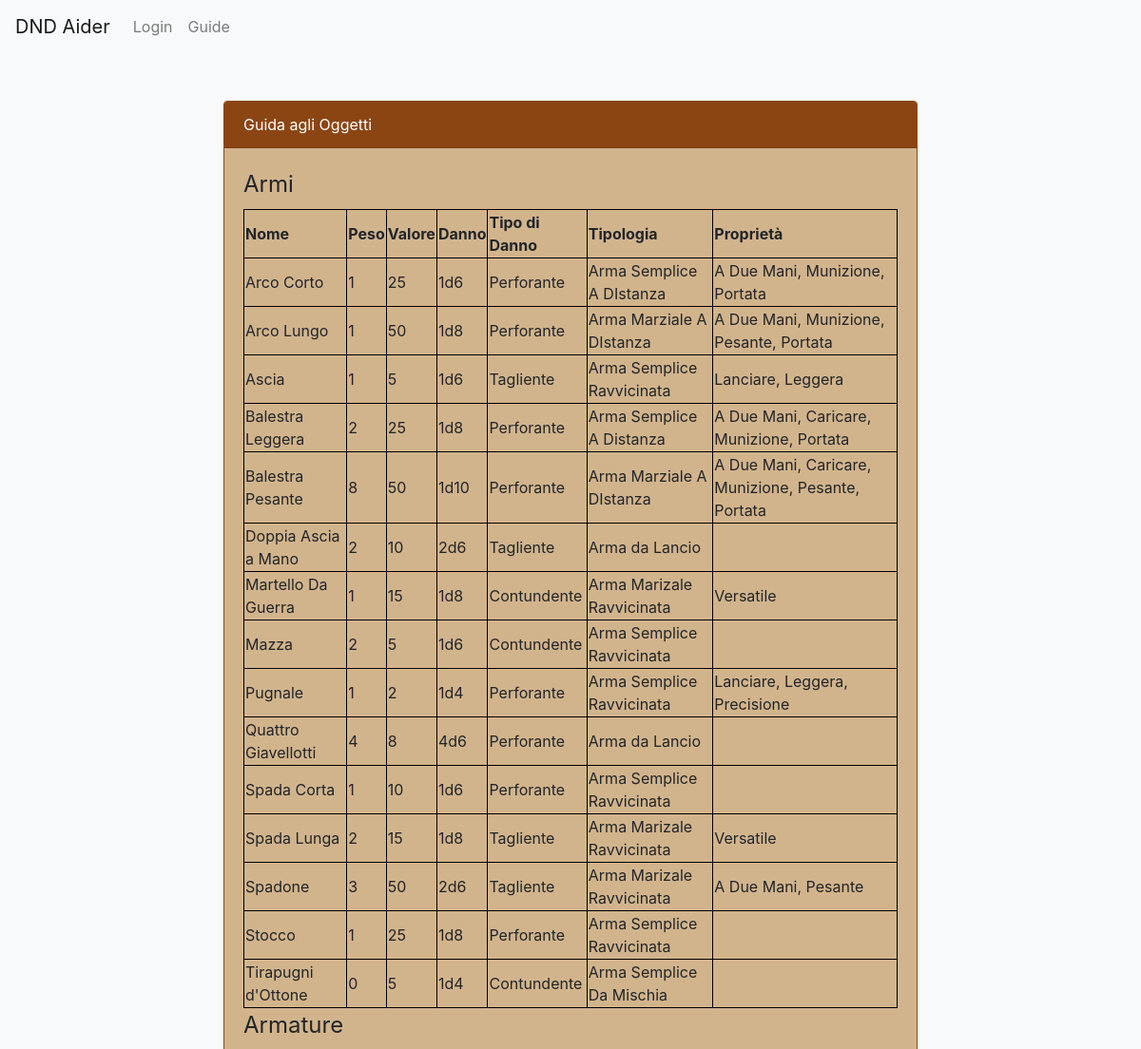
The page /guideoggetti.php (upper part) on the database as committed earlier.
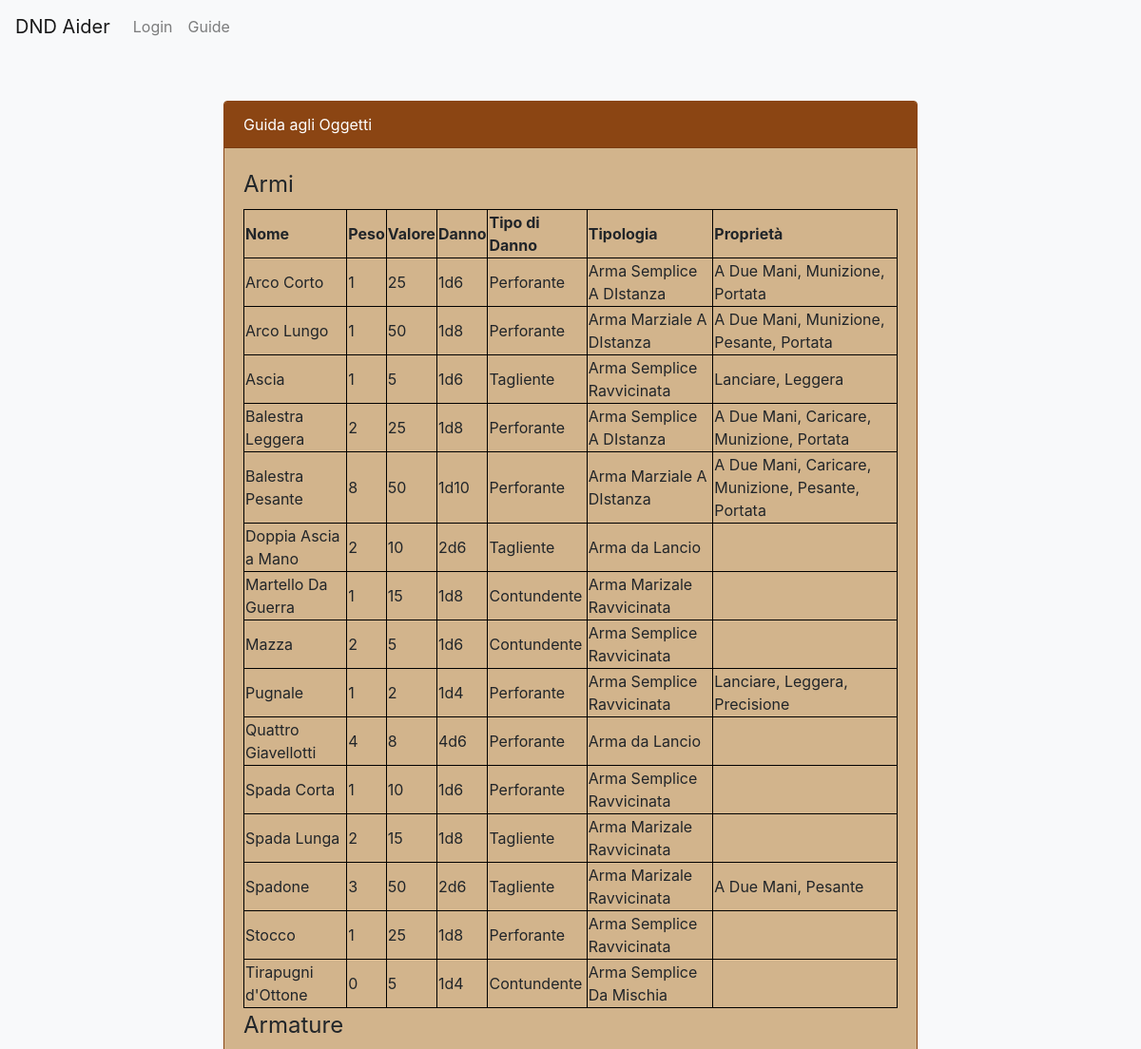
The same page on the database as committed later.
### tables this page shows
CREATE TABLE `oggetto` (
  `Peso` int(11) NOT NULL,
  `Valore` int(11) NOT NULL,
  `Nome` varchar(30) NOT NULL,
  `Descrizione` varchar(1000) DEFAULT NULL,
  `Contenuto` varchar(1000) DEFAULT NULL,
  `Danno` varchar(30) DEFAULT NULL,
  `Tipo_Danno` varchar(30) DEFAULT NULL,
  `Classe_Armatura` varchar(30) DEFAULT NULL,
  `Forza_Necessaria` int(11) DEFAULT NULL,
  `Svantaggio_Furtivita` tinyint(1) DEFAULT NULL,
  `Tipologia` varchar(50) DEFAULT NULL
);

CREATE TABLE `proprieta_arma` (
  `Nome_Proprieta` varchar(30) NOT NULL,
  `Nome_Arma` varchar(30) NOT NULL
);

### database.php (called while the page is built, shortened)
<?php
class DatabaseHelper{
    public $db;
    public function __construct($servername, $username, $password, $dbname, $port){
        $this->db = new mysqli($servername, $username, $password, $dbname, $port);
    }
public function getWeapons(){
    $query="SELECT Nome, Peso, Valore, Danno, Tipo_Danno, Tipologia, Nome_Proprieta FROM oggetto LEFT JOIN proprieta_arma ON oggetto.Nome=proprieta_arma.Nome_Arma WHERE Tipologia LIKE 'Arma %'";
    $stmt = $this->db->prepare($query);
    $stmt->execute();
    $result = $stmt->get_result();
    $weapons=array();
    while ($row = $result->fetch_assoc()){
        $weapons[]=$row;
    }
    return $weapons;
}
}
?>

### bootstrap.php (called while the page is built, shortened)
<?php
    require_once("database.php");
    $dbh = new DatabaseHelper("localhost", "root", "", "dnd_character_manager", 3306);
?>

### guideoggetti.php (the view, shortened to what this page needs)
<?php
    require_once("bootstrap.php");
?>
<!DOCTYPE html>
<html lang="en">
<head>
    <link rel="stylesheet" href="https://stackpath.bootstrapcdn.com/bootstrap/4.5.0/css/bootstrap.min.css">
</head>
<body>
<header><nav class="navbar navbar-expand-lg navbar-light bg-light">
  <a class="navbar-brand" href="index.php">DND Aider</a>
  <div class="collapse navbar-collapse" id="navbarSupportedContent">
    <ul class="navbar-nav mr-auto">
      <?php
      if (isset($_SESSION["ID"])){
      ?>
       <li class="nav-item">
        <a class="nav-link" href="logout.php">Logout</a>
      </li>
      <li class="nav-item">
        <a class="nav-link" href="create.php">Crea</a>
      </li>
      <?php
      }else{
      ?>
      <li class="nav-item">
        <a class="nav-link" href="login.php">Login</a>
      </li>
      <?php
    } ?>
      <li class="nav-item">
        <a class="nav-link" href="guide.php">Guide</a>
      </li>
    </ul>
  </div>
</nav></header>
<div class="container">
        <div class="row justify-content-center">
            <div class="col-md-8">
                <div class="card">
                    <div class="card-header">Guida agli Oggetti</div>
                    <div class="card-body">
                    <section>
                    <table>
                    <legend>Armi</legend>
                      <tr>
                      <th>Nome</th>
                      <th>Peso</th>
                      <th>Valore</th>
                      <th>Danno</th>
                      <th>Tipo di Danno</th>
                      <th>Tipologia</th>
                      <th>Proprietà</th>
                      </tr>
                    <?php
                    $tuttearmi=$dbh->getWeapons();
                    $arrayMagico=array();
                    foreach ($tuttearmi as $arma){
                    $key=[$arma["Nome"], $arma["Peso"], $arma["Valore"], $arma["Danno"],$arma["Tipo_Danno"], $arma["Tipologia"]];
                    $key=implode("$", $key);
                    if (!array_key_exists($key, $arrayMagico)){
                      $arrayMagico[$key]=array();
                      }
                      if (!is_null($arma["Nome_Proprieta"])){
                      array_push($arrayMagico[$key], $arma["Nome_Proprieta"]);
                      }
                    }
                    foreach ($arrayMagico as $key=>$value){
                      $key=explode("$", $key);
                      echo "<tr><td>".htmlentities($key[0])."</td>
                      <td>".htmlentities($key[1])."</td>
                      <td>".htmlentities($key[2])."</td>
                      <td>".htmlentities($key[3])."</td>
                      <td>".htmlentities($key[4])."</td>
                      <td>".htmlentities($key[5])."</td>
                      <td>".htmlentities(implode(", ",$value))."</td></tr>";
                  }
                    ?>
                     </table>
                     </section>
                    <section>
                    <table>
                    <legend>Armature</legend>
                     </table>
                     </section>
                    </div>
                </div>
            </div>
        </div>
    </div>
</body>
</html>

### guideoggetti.php (style rules this page uses)
body { background-color: #f8f9fa; }
.card { margin-top: 50px; background-color: #d2b48c; border: 1px solid #8b4513; }
.card-header { background-color: #8b4513; color: #fff; }
table, th, td { border: 1px solid black; border-collapse:collapse; }

Rows that differ between the two databases and show on the page:
removed proprieta_arma: Nome_Arma.Nome "Martello Da Guerra", Nome_Arma.Peso "1", Nome_Arma.Valore "15", Nome_Arma.Danno "1d8", Nome_Arma.Tipo_Danno "Contundente", Nome_Arma.Tipologia "Arma Marizale Ravvicinata", value "Versatile"
removed proprieta_arma: Nome_Arma.Nome "Spada Lunga", Nome_Arma.Peso "2", Nome_Arma.Valore "15", Nome_Arma.Danno "1d8", Nome_Arma.Tipo_Danno "Tagliente", Nome_Arma.Tipologia "Arma Marizale Ravvicinata", value "Versatile"
now on this page (row unchanged): oggetto: Nome "Martello Da Guerra", Peso "1", Valore "15", Danno "1d8", Tipo_Danno "Contundente", Tipologia "Arma Marizale Ravvicinata"
now on this page (row unchanged): oggetto: Nome "Spada Lunga", Peso "2", Valore "15", Danno "1d8", Tipo_Danno "Tagliente", Tipologia "Arma Marizale Ravvicinata"
Other text that changed with them:
$key[5]: "Arma Semplice A Distanza" → "Arma Semplice A DIstanza"
